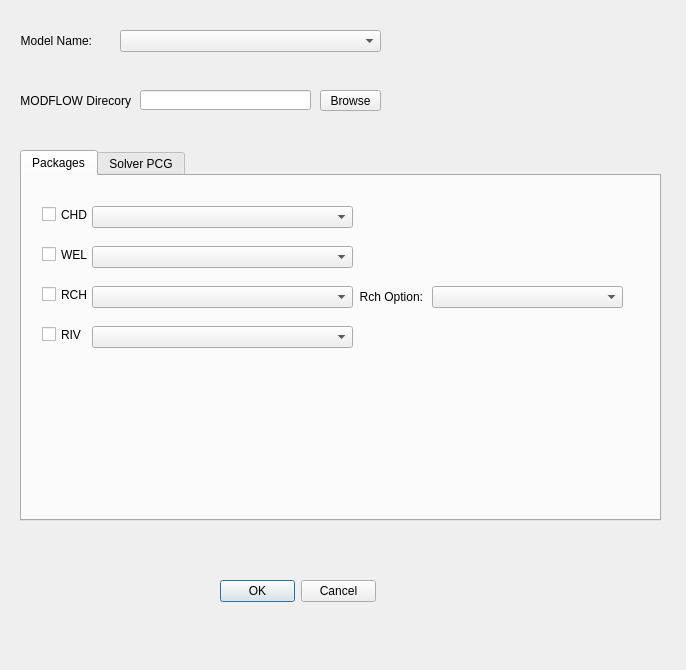
<?xml version="1.0" encoding="UTF-8"?>
<ui version="4.0">
 <class>ModelBuilderDialog</class>
 <widget class="QDialog" name="ModelBuilderDialog">
  <property name="windowModality">
   <enum>Qt::NonModal</enum>
  </property>
  <property name="geometry">
   <rect>
    <x>0</x>
    <y>0</y>
    <width>686</width>
    <height>670</height>
   </rect>
  </property>
  <property name="sizePolicy">
   <sizepolicy hsizetype="Preferred" vsizetype="Preferred">
    <horstretch>0</horstretch>
    <verstretch>0</verstretch>
   </sizepolicy>
  </property>
  <property name="windowTitle">
   <string>Build and Run a model</string>
  </property>
  <property name="layoutDirection">
   <enum>Qt::LeftToRight</enum>
  </property>
  <widget class="QLabel" name="labelLayer">
   <property name="geometry">
    <rect>
     <x>21</x>
     <y>30</y>
     <width>71</width>
     <height>22</height>
    </rect>
   </property>
   <property name="contextMenuPolicy">
    <enum>Qt::DefaultContextMenu</enum>
   </property>
   <property name="text">
    <string>Model Name:</string>
   </property>
   <property name="alignment">
    <set>Qt::AlignRight|Qt::AlignTrailing|Qt::AlignVCenter</set>
   </property>
  </widget>
  <widget class="QComboBox" name="cmbModelName">
   <property name="geometry">
    <rect>
     <x>120</x>
     <y>30</y>
     <width>261</width>
     <height>22</height>
    </rect>
   </property>
  </widget>
  <widget class="QTabWidget" name="tabWidget">
   <property name="geometry">
    <rect>
     <x>20</x>
     <y>150</y>
     <width>641</width>
     <height>371</height>
    </rect>
   </property>
   <property name="currentIndex">
    <number>0</number>
   </property>
   <widget class="QWidget" name="tabPack">
    <attribute name="title">
     <string>Packages</string>
    </attribute>
    <widget class="QCheckBox" name="ckChd">
     <property name="geometry">
      <rect>
       <x>20</x>
       <y>30</y>
       <width>70</width>
       <height>17</height>
      </rect>
     </property>
     <property name="text">
      <string>CHD</string>
     </property>
    </widget>
    <widget class="QCheckBox" name="ckWel">
     <property name="geometry">
      <rect>
       <x>20</x>
       <y>70</y>
       <width>70</width>
       <height>17</height>
      </rect>
     </property>
     <property name="text">
      <string>WEL</string>
     </property>
    </widget>
    <widget class="QComboBox" name="cmbCHD">
     <property name="geometry">
      <rect>
       <x>70</x>
       <y>30</y>
       <width>261</width>
       <height>22</height>
      </rect>
     </property>
    </widget>
    <widget class="QCheckBox" name="ckRch">
     <property name="geometry">
      <rect>
       <x>20</x>
       <y>110</y>
       <width>70</width>
       <height>17</height>
      </rect>
     </property>
     <property name="text">
      <string>RCH</string>
     </property>
    </widget>
    <widget class="QComboBox" name="cmbRCH">
     <property name="geometry">
      <rect>
       <x>70</x>
       <y>110</y>
       <width>261</width>
       <height>22</height>
      </rect>
     </property>
    </widget>
    <widget class="QComboBox" name="cmbWEL">
     <property name="geometry">
      <rect>
       <x>70</x>
       <y>70</y>
       <width>261</width>
       <height>22</height>
      </rect>
     </property>
    </widget>
    <widget class="QComboBox" name="cmbRIV">
     <property name="geometry">
      <rect>
       <x>70</x>
       <y>150</y>
       <width>261</width>
       <height>22</height>
      </rect>
     </property>
    </widget>
    <widget class="QCheckBox" name="ckRiv">
     <property name="geometry">
      <rect>
       <x>20</x>
       <y>150</y>
       <width>70</width>
       <height>17</height>
      </rect>
     </property>
     <property name="text">
      <string>RIV</string>
     </property>
    </widget>
    <widget class="QComboBox" name="cmbRchOp">
     <property name="geometry">
      <rect>
       <x>410</x>
       <y>110</y>
       <width>191</width>
       <height>22</height>
      </rect>
     </property>
    </widget>
    <widget class="QLabel" name="labelLayer_3">
     <property name="geometry">
      <rect>
       <x>330</x>
       <y>110</y>
       <width>71</width>
       <height>22</height>
      </rect>
     </property>
     <property name="contextMenuPolicy">
      <enum>Qt::DefaultContextMenu</enum>
     </property>
     <property name="text">
      <string>Rch Option:</string>
     </property>
     <property name="alignment">
      <set>Qt::AlignRight|Qt::AlignTrailing|Qt::AlignVCenter</set>
     </property>
    </widget>
   </widget>
   <widget class="QWidget" name="tab_2">
    <attribute name="title">
     <string>Solver PCG</string>
    </attribute>
    <widget class="QPlainTextEdit" name="txtOuter">
     <property name="geometry">
      <rect>
       <x>20</x>
       <y>20</y>
       <width>41</width>
       <height>31</height>
      </rect>
     </property>
    </widget>
    <widget class="QPlainTextEdit" name="txtInner">
     <property name="geometry">
      <rect>
       <x>210</x>
       <y>20</y>
       <width>41</width>
       <height>31</height>
      </rect>
     </property>
    </widget>
    <widget class="QPlainTextEdit" name="txtIprpcg">
     <property name="geometry">
      <rect>
       <x>210</x>
       <y>140</y>
       <width>41</width>
       <height>31</height>
      </rect>
     </property>
    </widget>
    <widget class="QPlainTextEdit" name="txtHclose">
     <property name="geometry">
      <rect>
       <x>20</x>
       <y>140</y>
       <width>41</width>
       <height>31</height>
      </rect>
     </property>
    </widget>
    <widget class="QPlainTextEdit" name="txtDump">
     <property name="geometry">
      <rect>
       <x>210</x>
       <y>190</y>
       <width>41</width>
       <height>31</height>
      </rect>
     </property>
    </widget>
    <widget class="QPlainTextEdit" name="txtRclose">
     <property name="geometry">
      <rect>
       <x>20</x>
       <y>190</y>
       <width>41</width>
       <height>31</height>
      </rect>
     </property>
    </widget>
    <widget class="QPlainTextEdit" name="txtRelax">
     <property name="geometry">
      <rect>
       <x>20</x>
       <y>240</y>
       <width>41</width>
       <height>31</height>
      </rect>
     </property>
    </widget>
    <widget class="QComboBox" name="cmbAlgorithm">
     <property name="geometry">
      <rect>
       <x>20</x>
       <y>70</y>
       <width>211</width>
       <height>22</height>
      </rect>
     </property>
    </widget>
    <widget class="QLabel" name="label">
     <property name="geometry">
      <rect>
       <x>70</x>
       <y>30</y>
       <width>81</width>
       <height>16</height>
      </rect>
     </property>
     <property name="text">
      <string>Outer Iteration</string>
     </property>
    </widget>
    <widget class="QLabel" name="label_2">
     <property name="geometry">
      <rect>
       <x>260</x>
       <y>30</y>
       <width>81</width>
       <height>16</height>
      </rect>
     </property>
     <property name="text">
      <string>Inner Iteration</string>
     </property>
    </widget>
    <widget class="QLabel" name="label_3">
     <property name="geometry">
      <rect>
       <x>70</x>
       <y>150</y>
       <width>81</width>
       <height>16</height>
      </rect>
     </property>
     <property name="text">
      <string>HCLOSE</string>
     </property>
    </widget>
    <widget class="QLabel" name="label_4">
     <property name="geometry">
      <rect>
       <x>70</x>
       <y>200</y>
       <width>81</width>
       <height>16</height>
      </rect>
     </property>
     <property name="text">
      <string>RCLOSE</string>
     </property>
    </widget>
    <widget class="QLabel" name="label_5">
     <property name="geometry">
      <rect>
       <x>70</x>
       <y>250</y>
       <width>81</width>
       <height>16</height>
      </rect>
     </property>
     <property name="text">
      <string>RELAX</string>
     </property>
    </widget>
    <widget class="QLabel" name="label_6">
     <property name="geometry">
      <rect>
       <x>270</x>
       <y>150</y>
       <width>81</width>
       <height>16</height>
      </rect>
     </property>
     <property name="text">
      <string>IPRPCG</string>
     </property>
    </widget>
    <widget class="QLabel" name="label_7">
     <property name="geometry">
      <rect>
       <x>270</x>
       <y>200</y>
       <width>81</width>
       <height>16</height>
      </rect>
     </property>
     <property name="text">
      <string>DUMP</string>
     </property>
    </widget>
    <widget class="QLabel" name="label_8">
     <property name="geometry">
      <rect>
       <x>210</x>
       <y>240</y>
       <width>141</width>
       <height>20</height>
      </rect>
     </property>
     <property name="text">
      <string>MUTPCG</string>
     </property>
    </widget>
    <widget class="QComboBox" name="cmbMUTPCG">
     <property name="geometry">
      <rect>
       <x>210</x>
       <y>270</y>
       <width>151</width>
       <height>22</height>
      </rect>
     </property>
    </widget>
   </widget>
  </widget>
  <widget class="QLabel" name="labelLayer_2">
   <property name="geometry">
    <rect>
     <x>20</x>
     <y>90</y>
     <width>111</width>
     <height>22</height>
    </rect>
   </property>
   <property name="contextMenuPolicy">
    <enum>Qt::DefaultContextMenu</enum>
   </property>
   <property name="text">
    <string>MODFLOW Direcory</string>
   </property>
   <property name="alignment">
    <set>Qt::AlignRight|Qt::AlignTrailing|Qt::AlignVCenter</set>
   </property>
  </widget>
  <widget class="QToolButton" name="btnBrowse">
   <property name="geometry">
    <rect>
     <x>320</x>
     <y>90</y>
     <width>61</width>
     <height>21</height>
    </rect>
   </property>
   <property name="text">
    <string>Browse</string>
   </property>
  </widget>
  <widget class="QLineEdit" name="txtDirectory">
   <property name="geometry">
    <rect>
     <x>140</x>
     <y>90</y>
     <width>171</width>
     <height>20</height>
    </rect>
   </property>
  </widget>
  <widget class="QDialogButtonBox" name="buttonBox">
   <property name="geometry">
    <rect>
     <x>220</x>
     <y>580</y>
     <width>156</width>
     <height>23</height>
    </rect>
   </property>
   <property name="standardButtons">
    <set>QDialogButtonBox::Cancel|QDialogButtonBox::Ok</set>
   </property>
  </widget>
 </widget>
 <resources/>
 <connections/>
 <designerdata>
  <property name="gridDeltaX">
   <number>10</number>
  </property>
  <property name="gridDeltaY">
   <number>10</number>
  </property>
  <property name="gridSnapX">
   <bool>true</bool>
  </property>
  <property name="gridSnapY">
   <bool>true</bool>
  </property>
  <property name="gridVisible">
   <bool>true</bool>
  </property>
 </designerdata>
</ui>
